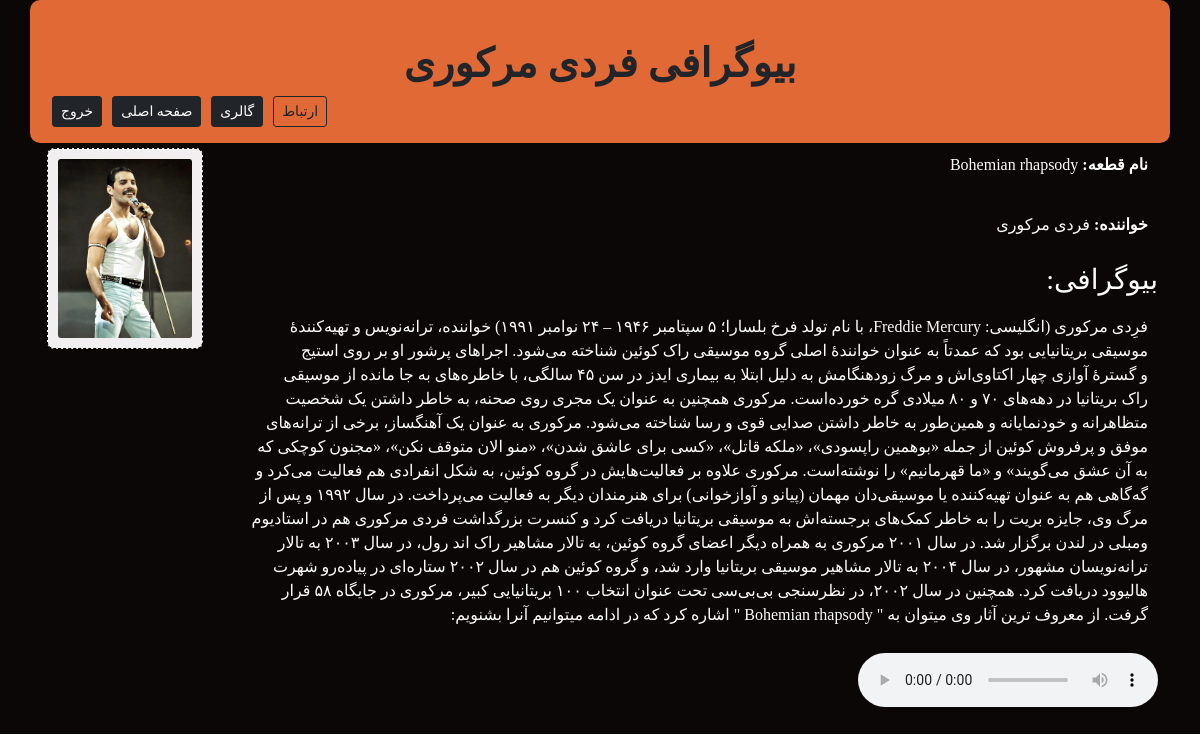
Screenshot of /detail/20 (signed in) with the database file from the repository.
### music/models.py (models this page shows, shortened)
class Music(models.Model):
    name=models.CharField(max_length=100)
    singer=models.CharField(max_length=100)
    biography=models.TextField()
    music=models.FileField(upload_to='music/', null=True)
    poster=models.ImageField(upload_to='poster/')

### music/views.py (the view)
# urls.py: path('detail/<int:music_id>', views.MusicDetailView),
@login_required
def MusicDetailView(request, music_id):
        music=Music.objects.get(pk=music_id)
        context={
            'musicdetail':music
        }
        return render(request, 'music/music_detail.html', context)

### music/templates/music/music_detail.html (shortened to what this page needs)
{% extends "music/_base.html" %}
{% block titlepage %}
    <b>بیوگرافی {{ musicdetail.singer }}</b>
{% endblock %}
{% block mainContent %}
    <div class="col-md-10">
        <p style="color: #fefdfd;"><b>نام قطعه: </b>{{musicdetail.name}}</p>
        <p style="color: #fefdfd;"><b>خواننده: </b>{{musicdetail.singer}}</p>
        <h3 style="color: #fefdfd;">بیوگرافی: </h3>
        <p style="color: #fefdfd;">{{musicdetail.biography}}</p>
    </div>
    <div class="col-md-2">
        <div class="imageBox" style="border-radius: 7px;">
            <img src="{{ musicdetail.poster.url }}" style="border-radius: 3px;">
        </div>
    </div>
    <div>
        <audio controls>
            <source src="{{ musicdetail.music.url }}" type="audio/mp3">
        </audio>
    </div>
{% endblock %}

### music/static/music/css/style.css (style rules this page uses)
body { font-family: 'Irancell' !important; }
p { padding: 10px; }
.imageBox { margin: 5px; background-color: #f1efef; text-align: center; font-size: 17px; border:1px dashed black; padding:10px }
.imageBox img { width: 100%; height: auto; }

### rows the page displays
Music: singer "فردی مرکوری", name "Bohemian rhapsody", biography "فرِدی مرکوری (انگلیسی: Freddie Mercury، با نام تولد فرخ بلسارا؛ ۵ سپتامبر ۱۹۴۶ – ۲۴ نوامبر ۱۹۹۱) خواننده، ترانه‌نویس و تهیه‌کنندهٔ موسیقی بریتانیایی بود که عمدتاً به عنوان خوانندهٔ اصلی گروه موسیقی راک کوئین شناخته می‌شود. اجراهای پرشور او بر روی استیج و گسترهٔ آوازی چهار اکتاوی‌اش و مرگ زودهنگامش به دلیل ابتلا به بیماری ایدز در سن ۴۵ سالگی، با خاطره‌های به جا مانده از موسیقی راک بریتانیا در دهه‌های ۷۰ و ۸۰ میلادی گره خورده‌است. مرکوری همچنین به عنوان یک مجری روی صحنه، به خاطر داشتن یک شخصیت متظاهرانه و خودنمایانه و همین‌طور به خاطر داشتن صدایی قوی و رسا شناخته می‌شود. مرکوری به عنوان یک آهنگساز، برخی از ترانه‌های موفق و پرفروش کوئین از جمله «بوهمین راپسودی»، «ملکه قاتل»، «کسی برای عاشق…", poster (picture)
